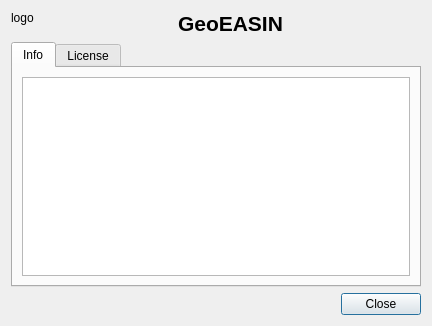
<?xml version="1.0" encoding="UTF-8"?>
<ui version="4.0">
 <class>Dialog</class>
 <widget class="QDialog" name="Dialog">
  <property name="geometry">
   <rect>
    <x>0</x>
    <y>0</y>
    <width>432</width>
    <height>326</height>
   </rect>
  </property>
  <property name="windowTitle">
   <string>About GeoEASIN</string>
  </property>
  <layout class="QGridLayout" name="gridLayout">
   <item row="0" column="1">
    <widget class="QLabel" name="label">
     <property name="text">
      <string>&lt;!DOCTYPE HTML PUBLIC &quot;-//W3C//DTD HTML 4.0//EN&quot; &quot;http://www.w3.org/TR/REC-html40/strict.dtd&quot;&gt;
&lt;html&gt;&lt;head&gt;&lt;meta name=&quot;qrichtext&quot; content=&quot;1&quot; /&gt;&lt;style type=&quot;text/css&quot;&gt;
p, li { white-space: pre-wrap; }
&lt;/style&gt;&lt;/head&gt;&lt;body style=&quot; font-family:'MS Shell Dlg 2'; font-size:8pt; font-weight:400; font-style:normal;&quot;&gt;
&lt;p align=&quot;center&quot; style=&quot; margin-top:0px; margin-bottom:0px; margin-left:0px; margin-right:0px; -qt-block-indent:0; text-indent:0px;&quot;&gt;&lt;span style=&quot; font-family:'Droid Sans'; font-size:16pt; font-weight:600;&quot;&gt;GeoEASIN&lt;/span&gt;&lt;/p&gt;&lt;/body&gt;&lt;/html&gt;</string>
     </property>
     <property name="alignment">
      <set>Qt::AlignCenter</set>
     </property>
    </widget>
   </item>
   <item row="0" column="0">
    <widget class="QLabel" name="lblLogo">
     <property name="sizePolicy">
      <sizepolicy hsizetype="Fixed" vsizetype="Preferred">
       <horstretch>0</horstretch>
       <verstretch>0</verstretch>
      </sizepolicy>
     </property>
     <property name="text">
      <string>logo</string>
     </property>
     <property name="alignment">
      <set>Qt::AlignLeading|Qt::AlignLeft|Qt::AlignTop</set>
     </property>
    </widget>
   </item>
   <item row="2" column="0" colspan="2">
    <widget class="QDialogButtonBox" name="buttonBox">
     <property name="orientation">
      <enum>Qt::Horizontal</enum>
     </property>
     <property name="standardButtons">
      <set>QDialogButtonBox::Close</set>
     </property>
    </widget>
   </item>
   <item row="1" column="0" colspan="2">
    <widget class="QTabWidget" name="tabWidget">
     <property name="currentIndex">
      <number>0</number>
     </property>
     <property name="movable">
      <bool>false</bool>
     </property>
     <widget class="QWidget" name="tabInfo">
      <attribute name="title">
       <string>Info</string>
      </attribute>
      <layout class="QVBoxLayout" name="verticalLayout">
       <item>
        <widget class="QTextBrowser" name="tbInfo">
         <property name="readOnly">
          <bool>true</bool>
         </property>
         <property name="html">
          <string>&lt;!DOCTYPE HTML PUBLIC &quot;-//W3C//DTD HTML 4.0//EN&quot; &quot;http://www.w3.org/TR/REC-html40/strict.dtd&quot;&gt;
&lt;html&gt;&lt;head&gt;&lt;meta name=&quot;qrichtext&quot; content=&quot;1&quot; /&gt;&lt;style type=&quot;text/css&quot;&gt;
p, li { white-space: pre-wrap; }
&lt;/style&gt;&lt;/head&gt;&lt;body style=&quot; font-family:'MS Shell Dlg 2'; font-size:8.25pt; font-weight:400; font-style:normal;&quot;&gt;
&lt;p style=&quot;-qt-paragraph-type:empty; margin-top:0px; margin-bottom:0px; margin-left:0px; margin-right:0px; -qt-block-indent:0; text-indent:0px; font-family:'Sans Serif'; font-size:9pt;&quot;&gt;&lt;br /&gt;&lt;/p&gt;&lt;/body&gt;&lt;/html&gt;</string>
         </property>
         <property name="textInteractionFlags">
          <set>Qt::LinksAccessibleByMouse|Qt::TextSelectableByMouse</set>
         </property>
         <property name="openExternalLinks">
          <bool>true</bool>
         </property>
        </widget>
       </item>
      </layout>
     </widget>
     <widget class="QWidget" name="tabLicense">
      <attribute name="title">
       <string>License</string>
      </attribute>
      <layout class="QVBoxLayout" name="verticalLayout_2">
       <item>
        <widget class="QTextBrowser" name="tbLicense">
         <property name="openExternalLinks">
          <bool>true</bool>
         </property>
        </widget>
       </item>
      </layout>
     </widget>
    </widget>
   </item>
  </layout>
 </widget>
 <resources/>
 <connections>
  <connection>
   <sender>buttonBox</sender>
   <signal>accepted()</signal>
   <receiver>Dialog</receiver>
   <slot>accept()</slot>
   <hints>
    <hint type="sourcelabel">
     <x>248</x>
     <y>254</y>
    </hint>
    <hint type="destinationlabel">
     <x>157</x>
     <y>274</y>
    </hint>
   </hints>
  </connection>
  <connection>
   <sender>buttonBox</sender>
   <signal>rejected()</signal>
   <receiver>Dialog</receiver>
   <slot>reject()</slot>
   <hints>
    <hint type="sourcelabel">
     <x>316</x>
     <y>260</y>
    </hint>
    <hint type="destinationlabel">
     <x>286</x>
     <y>274</y>
    </hint>
   </hints>
  </connection>
 </connections>
</ui>
